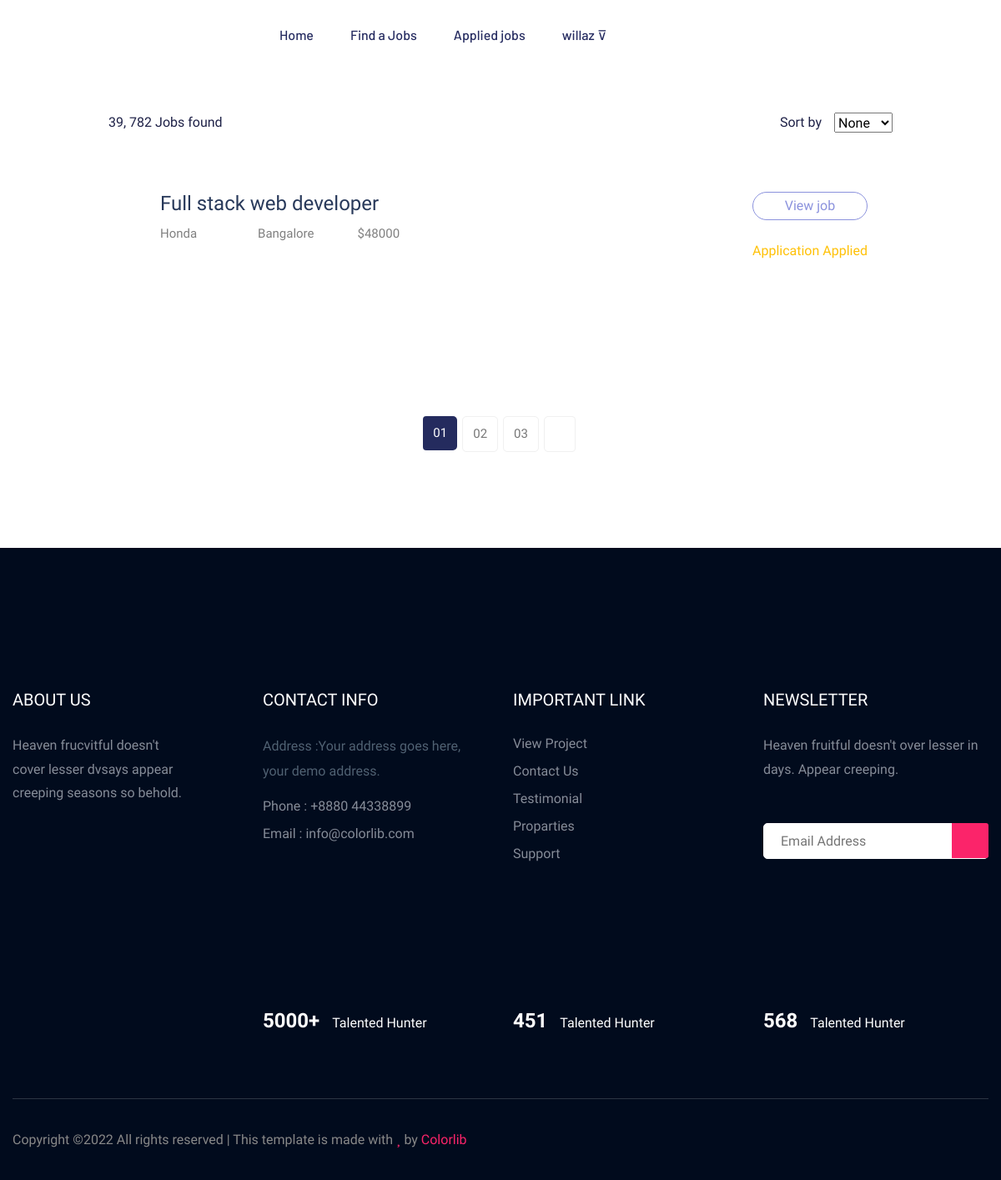
Screenshot of /candidate/applications/all/ (signed in) with the database file from the repository.
### employer/models.py (models this page shows, shortened)
class CustomUser(AbstractUser):
    options = (
        ("employer", 'Employer'),
        ("candidate", "Candidate")
    )
    role = models.CharField(max_length=120, choices=options, default="candidate")

class Applications(models.Model):
    applicant = models.ForeignKey(CustomUser, on_delete=models.CASCADE, related_name='applicant')
    job = models.ForeignKey(Jobs, on_delete=models.CASCADE)
    options = (
        ("Applied", "applied"),
        ("Accepted", "accepted"),
        ("Rejected", "rejected"),
        ("Pending", "pending"),
        ("Cancelled", "cancelled")
    )
    status = models.CharField(choices=options, max_length=120, default="Applied")
    date = models.DateTimeField(auto_now_add=True)
    class Meta:
        unique_together = ("applicant", "job")

class Jobs(models.Model):
    job_title = models.CharField(max_length=120)
    company = models.ForeignKey(CustomUser, on_delete=models.CASCADE)
    location = models.CharField(max_length=120)
    salary = models.PositiveIntegerField(null=True)
    experience = models.PositiveIntegerField(default=0)
    created_date = models.DateField(auto_now_add=True)
    last_date = models.DateField(null=True)
    is_active = models.BooleanField(default=True)

class CompanyProfiles(models.Model):
    company_name = models.CharField(max_length=100)
    user = models.OneToOneField(CustomUser, on_delete=models.CASCADE, related_name="employer")
    logo = models.ImageField(upload_to="files/company_logo", null=True)
    location = models.CharField(max_length=100)
    services = models.CharField(max_length=100)
    description = models.CharField(max_length=100)

### candidate/views.py (the view)
# urls.py: path('applications/all/', views.ApplicationListView.as_view(), name="applications"),
@method_decorator(signin_required, name='dispatch')
class ApplicationListView(ListView):
    model = Applications
    template_name = 'candidate/applications.html'
    context_object_name = 'applications'
    def get_queryset(self):
        return Applications.objects.filter(applicant=self.request.user)

### candidate/templates/candidate/applications.html (shortened to what this page needs)
{% extends 'candidate/base.html' %}
{% load static %}
{% block content %}
<main>
    <div class="job-listing-area pt-50 pb-120">
        <div class="container">
            <div class="row">
                <div class="col-lg-10 col-md-12 container">
                    <section class="featured-job-area">
                        <div class="container">
                            <div class="row">
                                <div class="col-lg-12">
                                    <div class="count-job mb-35">
                                        <span>39, 782 Jobs found</span>
                                        <div class="select-job-items">
                                            <span>Sort by</span>
                                            <select name="select">
                                                <option value="">None</option>
                                            </select>
                                        </div>
                                    </div>
                                </div>
                            </div>
                            {% for application in applications %}
                            <div class="single-job-items mb-30">
                                <div class="job-items">
                                    <div class="company-img">
                                    </div>
                                    <div class="job-tittle job-tittle2">
                                        <a href="#">
                                            <h4>{{ application.job.job_title }}</h4>
                                        </a>
                                        <ul>
                                            <li>{{ application.job.company.employer.company_name }}</li>
                                            <li><i class="fas fa-map-marker-alt"></i>{{ application.job.location }}</li>
                                            <li>${{ application.job.salary }}</li>
                                        </ul>
                                    </div>
                                </div>
                                <div class="items-link items-link2 f-right">
                                    <a href="{% url 'candidate:job-view' application.job.id %}">View job</a>
                                    <span class="text-warning">Application {{ application.status }}</span>
                                </div>
                            </div>
                            {% endfor %}
                        </div>
                    </section>
                </div>
            </div>
        </div>
    </div>
    <div class="pagination-area pb-115 text-center">
        <div class="container">
            <div class="row">
                <div class="col-xl-12">
                    <div class="single-wrap d-flex justify-content-center">
                        <nav aria-label="Page navigation example">
                            <ul class="pagination justify-content-start">
                                <li class="page-item active"><a class="page-link" href="#">01</a></li>
                                <li class="page-item"><a class="page-link" href="#">02</a></li>
                                <li class="page-item"><a class="page-link" href="#">03</a></li>
                            <li class="page-item"><a class="page-link" href="#"><span class="ti-angle-right"></span></a></li>
                            </ul>
                        </nav>
                    </div>
                </div>
            </div>
        </div>
    </div>
</main>
{% endblock %}

### candidate/templates/candidate/partials/header.html (shortened to what this page needs)
{% load static %}
<header>
   <div class="header-area header-transparrent">
       <div class="headder-top header-sticky">
            <div class="container">
                <div class="row align-items-center">
                    <div class="col-lg-3 col-md-2">
                        <div class="logo">
                        </div>
                    </div>
                    <div class="col-lg-9 col-md-9">
                        <div class="menu-wrapper">
                            <div class="main-menu">
                                <nav class="d-none d-lg-block">
                                    <ul id="navigation">
                                        <li><a href="{% url 'candidate:home' %}">Home</a></li>
                                        <li><a href="{% url 'candidate:jobs-list' %}">Find a Jobs </a></li>
                                        <li><a href="{% url 'candidate:applications' %}">Applied jobs</a></li>
                                        {% if request.user.is_authenticated %}
                                            <li><a href="#">{{ request.user.username }}  &#8893; </a>
                                            </li>
                                        {% else %}
                                        <li><a href="{% url 'employer:sign-out' %}">Contact</a></li>
                                        <li><a href="{% url 'employer:sign-out' %}">Contact</a></li>
                                        {% endif %}
                                    </ul>
                                </nav>
                            </div>
                        </div>
                    </div>
                    <div class="col-12">
                    </div>
                </div>
            </div>
       </div>
   </div>
</header>

### rows the page displays
CustomUser: user.username "willaz"
Applications: job.job_title "Full stack web developer", job.company.employer.company_name "Honda", job.location "Bangalore", job.salary "48000", status "Applied"
